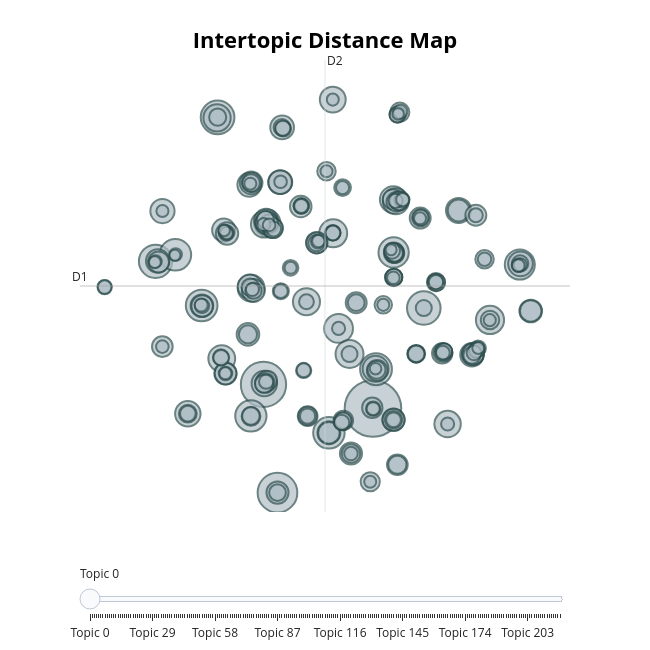

The notebook cell this image was saved under:
### Code cell
topic_model.visualize_topics()

### Figure 1 — Plotly figure (JSON) as saved in the notebook; plotly's stock layout.template omitted (floating-point values rounded to 4 significant figures; data arrays with more than 128 entries replaced by an {"elided": "..."} marker saying what was removed)
{"data": [{"customdata": {"elided": "219x3 mixed values"}, "hovertemplate": "<b>Topic %{customdata[0]}</b><br>%{customdata[1]}<br>Size: %{customdata[2]}", "legendgroup": "", "marker": {"color": "#B0BEC5", "line": {"color": "DarkSlateGrey", "width": 2}, "size": {"elided": "219 int values"}, "sizemode": "area", "sizeref": 0.1638, "symbol": "circle"}, "mode": "markers", "name": "", "orientation": "v", "showlegend": false, "type": "scatter", "x": {"elided": "219 float values"}, "xaxis": "x", "y": {"elided": "219 float values"}, "yaxis": "y"}], "layout": {"annotations": [{"showarrow": false, "text": "D1", "x": -16.37, "y": 6.342, "yshift": 10}, {"showarrow": false, "text": "D2", "x": 4.864, "xshift": 10, "y": 24.84}], "height": 650, "hoverlabel": {"bgcolor": "white", "font": {"family": "Rockwell", "size": 16}}, "legend": {"itemsizing": "constant", "tracegroupgap": 0}, "margin": {"t": 60}, "shapes": [{"line": {"color": "#CFD8DC", "width": 2}, "type": "line", "x0": 4.864, "x1": 4.864, "y0": -12.15, "y1": 24.84}, {"line": {"color": "#9E9E9E", "width": 2}, "type": "line", "x0": -16.37, "x1": 26.1, "y0": 6.342, "y1": 6.342}], "sliders": [{"active": 0, "pad": {"t": 50}, "steps": [{"args": [{"marker.color": {"elided": "1x219 str values"}}], "label": "Topic 0", "method": "update"}, {"args": [{"marker.color": {"elided": "1x219 str values"}}], "label": "Topic 1", "method": "update"}, {"args": [{"marker.color": {"elided": "1x219 str values"}}], "label": "Topic 2", "method": "update"}, {"args": [{"marker.color": {"elided": "1x219 str values"}}], "label": "Topic 3", "method": "update"}, {"args": [{"marker.color": {"elided": "1x219 str values"}}], "label": "Topic 4", "method": "update"}, {"args": [{"marker.color": {"elided": "1x219 str values"}}], "label": "Topic 5", "method": "update"}, {"args": [{"marker.color": {"elided": "1x219 str values"}}], "label": "Topic 6", "method": "update"}, {"args": [{"marker.color": {"elided": "1x219 str values"}}], "label": "Topic 7", "method": "update"}, {"args": [{"marker.color": {"elided": "1x219 str values"}}], "label": "Topic 8", "method": "update"}, {"args": [{"marker.color": {"elided": "1x219 str values"}}], "label": "Topic 9", "method": "update"}, {"args": [{"marker.color": {"elided": "1x219 str values"}}], "label": "Topic 10", "method": "update"}, {"args": [{"marker.color": {"elided": "1x219 str values"}}], "label": "Topic 11", "method": "update"}, {"args": [{"marker.color": {"elided": "1x219 str values"}}], "label": "Topic 12", "method": "update"}, {"args": [{"marker.color": {"elided": "1x219 str values"}}], "label": "Topic 13", "method": "update"}, {"args": [{"marker.color": {"elided": "1x219 str values"}}], "label": "Topic 14", "method": "update"}, {"args": [{"marker.color": {"elided": "1x219 str values"}}], "label": "Topic 15", "method": "update"}, {"args": [{"marker.color": {"elided": "1x219 str values"}}], "label": "Topic 16", "method": "update"}, {"args": [{"marker.color": {"elided": "1x219 str values"}}], "label": "Topic 17", "method": "update"}, {"args": [{"marker.color": {"elided": "1x219 str values"}}], "label": "Topic 18", "method": "update"}, {"args": [{"marker.color": {"elided": "1x219 str values"}}], "label": "Topic 19", "method": "update"}, {"args": [{"marker.color": {"elided": "1x219 str values"}}], "label": "Topic 20", "method": "update"}, {"args": [{"marker.color": {"elided": "1x219 str values"}}], "label": "Topic 21", "method": "update"}, {"args": [{"marker.color": {"elided": "1x219 str values"}}], "label": "Topic 22", "method": "update"}, {"args": [{"marker.color": {"elided": "1x219 str values"}}], "label": "Topic 23", "method": "update"}, {"args": [{"marker.color": {"elided": "1x219 str values"}}], "label": "Topic 24", "method": "update"}, {"args": [{"marker.color": {"elided": "1x219 str values"}}], "label": "Topic 25", "method": "update"}, {"args": [{"marker.color": {"elided": "1x219 str values"}}], "label": "Topic 26", "method": "update"}, {"args": [{"marker.color": {"elided": "1x219 str values"}}], "label": "Topic 27", "method": "update"}, {"args": [{"marker.color": {"elided": "1x219 str values"}}], "label": "Topic 28", "method": "update"}, {"args": [{"marker.color": {"elided": "1x219 str values"}}], "label": "Topic 29", "method": "update"}, {"args": [{"marker.color": {"elided": "1x219 str values"}}], "label": "Topic 30", "method": "update"}, {"args": [{"marker.color": {"elided": "1x219 str values"}}], "label": "Topic 31", "method": "update"}, {"args": [{"marker.color": {"elided": "1x219 str values"}}], "label": "Topic 32", "method": "update"}, {"args": [{"marker.color": {"elided": "1x219 str values"}}], "label": "Topic 33", "method": "update"}, {"args": [{"marker.color": {"elided": "1x219 str values"}}], "label": "Topic 34", "method": "update"}, {"args": [{"marker.color": {"elided": "1x219 str values"}}], "label": "Topic 35", "method": "update"}, {"args": [{"marker.color": {"elided": "1x219 str values"}}], "label": "Topic 36", "method": "update"}, {"args": [{"marker.color": {"elided": "1x219 str values"}}], "label": "Topic 37", "method": "update"}, {"args": [{"marker.color": {"elided": "1x219 str values"}}], "label": "Topic 38", "method": "update"}, {"args": [{"marker.color": {"elided": "1x219 str values"}}], "label": "Topic 39", "method": "update"}, {"args": [{"marker.color": {"elided": "1x219 str values"}}], "label": "Topic 40", "method": "update"}, {"args": [{"marker.color": {"elided": "1x219 str values"}}], "label": "Topic 41", "method": "update"}, {"args": [{"marker.color": {"elided": "1x219 str values"}}], "label": "Topic 42", "method": "update"}, {"args": [{"marker.color": {"elided": "1x219 str values"}}], "label": "Topic 43", "method": "update"}, {"args": [{"marker.color": {"elided": "1x219 str values"}}], "label": "Topic 44", "method": "update"}, {"args": [{"marker.color": {"elided": "1x219 str values"}}], "label": "Topic 45", "method": "update"}, {"args": [{"marker.color": {"elided": "1x219 str values"}}], "label": "Topic 46", "method": "update"}, {"args": [{"marker.color": {"elided": "1x219 str values"}}], "label": "Topic 47", "method": "update"}, {"args": [{"marker.color": {"elided": "1x219 str values"}}], "label": "Topic 48", "method": "update"}, {"args": [{"marker.color": {"elided": "1x219 str values"}}], "label": "Topic 49", "method": "update"}, {"args": [{"marker.color": {"elided": "1x219 str values"}}], "label": "Topic 50", "method": "update"}, {"args": [{"marker.color": {"elided": "1x219 str values"}}], "label": "Topic 51", "method": "update"}, {"args": [{"marker.color": {"elided": "1x219 str values"}}], "label": "Topic 52", "method": "update"}, {"args": [{"marker.color": {"elided": "1x219 str values"}}], "label": "Topic 53", "method": "update"}, {"args": [{"marker.color": {"elided": "1x219 str values"}}], "label": "Topic 54", "method": "update"}, {"args": [{"marker.color": {"elided": "1x219 str values"}}], "label": "Topic 55", "method": "update"}, {"args": [{"marker.color": {"elided": "1x219 str values"}}], "label": "Topic 56", "method": "update"}, {"args": [{"marker.color": {"elided": "1x219 str values"}}], "label": "Topic 57", "method": "update"}, {"args": [{"marker.color": {"elided": "1x219 str values"}}], "label": "Topic 58", "method": "update"}, {"args": [{"marker.color": {"elided": "1x219 str values"}}], "label": "Topic 59", "method": "update"}, {"args": [{"marker.color": {"elided": "1x219 str values"}}], "label": "Topic 60", "method": "update"}, {"args": [{"marker.color": {"elided": "1x219 str values"}}], "label": "Topic 61", "method": "update"}, {"args": [{"marker.color": {"elided": "1x219 str values"}}], "label": "Topic 62", "method": "update"}, {"args": [{"marker.color": {"elided": "1x219 str values"}}], "label": "Topic 63", "method": "update"}, {"args": [{"marker.color": {"elided": "1x219 str values"}}], "label": "Topic 64", "method": "update"}, {"args": [{"marker.color": {"elided": "1x219 str values"}}], "label": "Topic 65", "method": "update"}, {"args": [{"marker.color": {"elided": "1x219 str values"}}], "label": "Topic 66", "method": "update"}, {"args": [{"marker.color": {"elided": "1x219 str values"}}], "label": "Topic 67", "method": "update"}, {"args": [{"marker.color": {"elided": "1x219 str values"}}], "label": "Topic 68", "method": "update"}, {"args": [{"marker.color": {"elided": "1x219 str values"}}], "label": "Topic 69", "method": "update"}, {"args": [{"marker.color": {"elided": "1x219 str values"}}], "label": "Topic 70", "method": "update"}, {"args": [{"marker.color": {"elided": "1x219 str values"}}], "label": "Topic 71", "method": "update"}, {"args": [{"marker.color": {"elided": "1x219 str values"}}], "label": "Topic 72", "method": "update"}, {"args": [{"marker.color": {"elided": "1x219 str values"}}], "label": "Topic 73", "method": "update"}, {"args": [{"marker.color": {"elided": "1x219 str values"}}], "label": "Topic 74", "method": "update"}, {"args": [{"marker.color": {"elided": "1x219 str values"}}], "label": "Topic 75", "method": "update"}, {"args": [{"marker.color": {"elided": "1x219 str values"}}], "label": "Topic 76", "method": "update"}, {"args": [{"marker.color": {"elided": "1x219 str values"}}], "label": "Topic 77", "method": "update"}, {"args": [{"marker.color": {"elided": "1x219 str values"}}], "label": "Topic 78", "method": "update"}, {"args": [{"marker.color": {"elided": "1x219 str values"}}], "label": "Topic 79", "method": "update"}, {"args": [{"marker.color": {"elided": "1x219 str values"}}], "label": "Topic 80", "method": "update"}, {"args": [{"marker.color": {"elided": "1x219 str values"}}], "label": "Topic 81", "method": "update"}, {"args": [{"marker.color": {"elided": "1x219 str values"}}], "label": "Topic 82", "method": "update"}, {"args": [{"marker.color": {"elided": "1x219 str values"}}], "label": "Topic 83", "method": "update"}, {"args": [{"marker.color": {"elided": "1x219 str values"}}], "label": "Topic 84", "method": "update"}, {"args": [{"marker.color": {"elided": "1x219 str values"}}], "label": "Topic 85", "method": "update"}, {"args": [{"marker.color": {"elided": "1x219 str values"}}], "label": "Topic 86", "method": "update"}, {"args": [{"marker.color": {"elided": "1x219 str values"}}], "label": "Topic 87", "method": "update"}, {"args": [{"marker.color": {"elided": "1x219 str values"}}], "label": "Topic 88", "method": "update"}, {"args": [{"marker.color": {"elided": "1x219 str values"}}], "label": "Topic 89", "method": "update"}, {"args": [{"marker.color": {"elided": "1x219 str values"}}], "label": "Topic 90", "method": "update"}, {"args": [{"marker.color": {"elided": "1x219 str values"}}], "label": "Topic 91", "method": "update"}, {"args": [{"marker.color": {"elided": "1x219 str values"}}], "label": "Topic 92", "method": "update"}, {"args": [{"marker.color": {"elided": "1x219 str values"}}], "label": "Topic 93", "method": "update"}, {"args": [{"marker.color": {"elided": "1x219 str values"}}], "label": "Topic 94", "method": "update"}, {"args": [{"marker.color": {"elided": "1x219 str values"}}], "label": "Topic 95", "method": "update"}, {"args": [{"marker.color": {"elided": "1x219 str values"}}], "label": "Topic 96", "method": "update"}, {"args": [{"marker.color": {"elided": "1x219 str values"}}], "label": "Topic 97", "method": "update"}, {"args": [{"marker.color": {"elided": "1x219 str values"}}], "label": "Topic 98", "method": "update"}, {"args": [{"marker.color": {"elided": "1x219 str values"}}], "label": "Topic 99", "method": "update"}, {"args": [{"marker.color": {"elided": "1x219 str values"}}], "label": "Topic 100", "method": "update"}, {"args": [{"marker.color": {"elided": "1x219 str values"}}], "label": "Topic 101", "method": "update"}, {"args": [{"marker.color": {"elided": "1x219 str values"}}], "label": "Topic 102", "method": "update"}, {"args": [{"marker.color": {"elided": "1x219 str values"}}], "label": "Topic 103", "method": "update"}, {"args": [{"marker.color": {"elided": "1x219 str values"}}], "label": "Topic 104", "method": "update"}, {"args": [{"marker.color": {"elided": "1x219 str values"}}], "label": "Topic 105", "method": "update"}, {"args": [{"marker.color": {"elided": "1x219 str values"}}], "label": "Topic 106", "method": "update"}, {"args": [{"marker.color": {"elided": "1x219 str values"}}], "label": "Topic 107", "method": "update"}, {"args": [{"marker.color": {"elided": "1x219 str values"}}], "label": "Topic 108", "method": "update"}, {"args": [{"marker.color": {"elided": "1x219 str values"}}], "label": "Topic 109", "method": "update"}, {"args": [{"marker.color": {"elided": "1x219 str values"}}], "label": "Topic 110", "method": "update"}, {"args": [{"marker.color": {"elided": "1x219 str values"}}], "label": "Topic 111", "method": "update"}, {"args": [{"marker.color": {"elided": "1x219 str values"}}], "label": "Topic 112", "method": "update"}, {"args": [{"marker.color": {"elided": "1x219 str values"}}], "label": "Topic 113", "method": "update"}, {"args": [{"marker.color": {"elided": "1x219 str values"}}], "label": "Topic 114", "method": "update"}, {"args": [{"marker.color": {"elided": "1x219 str values"}}], "label": "Topic 115", "method": "update"}, {"args": [{"marker.color": {"elided": "1x219 str values"}}], "label": "Topic 116", "method": "update"}, {"args": [{"marker.color": {"elided": "1x219 str values"}}], "label": "Topic 117", "method": "update"}, {"args": [{"marker.color": {"elided": "1x219 str values"}}], "label": "Topic 118", "method": "update"}, {"args": [{"marker.color": {"elided": "1x219 str values"}}], "label": "Topic 119", "method": "update"}, {"args": [{"marker.color": {"elided": "1x219 str values"}}], "label": "Topic 120", "method": "update"}, {"args": [{"marker.color": {"elided": "1x219 str values"}}], "label": "Topic 121", "method": "update"}, {"args": [{"marker.color": {"elided": "1x219 str values"}}], "label": "Topic 122", "method": "update"}, {"args": [{"marker.color": {"elided": "1x219 str values"}}], "label": "Topic 123", "method": "update"}, {"args": [{"marker.color": {"elided": "1x219 str values"}}], "label": "Topic 124", "method": "update"}, {"args": [{"marker.color": {"elided": "1x219 str values"}}], "label": "Topic 125", "method": "update"}, {"args": [{"marker.color": {"elided": "1x219 str values"}}], "label": "Topic 126", "method": "update"}, {"args": [{"marker.color": {"elided": "1x219 str values"}}], "label": "Topic 127", "method": "update"}, {"args": [{"marker.color": {"elided": "1x219 str values"}}], "label": "Topic 128", "method": "update"}, {"args": [{"marker.color": {"elided": "1x219 str values"}}], "label": "Topic 129", "method": "update"}, {"args": [{"marker.color": {"elided": "1x219 str values"}}], "label": "Topic 130", "method": "update"}, {"args": [{"marker.color": {"elided": "1x219 str values"}}], "label": "Topic 131", "method": "update"}, {"args": [{"marker.color": {"elided": "1x219 str values"}}], "label": "Topic 132", "method": "update"}, {"args": [{"marker.color": {"elided": "1x219 str values"}}], "label": "Topic 133", "method": "update"}, {"args": [{"marker.color": {"elided": "1x219 str values"}}], "label": "Topic 134", "method": "update"}, {"args": [{"marker.color": {"elided": "1x219 str values"}}], "label": "Topic 135", "method": "update"}, {"args": [{"marker.color": {"elided": "1x219 str values"}}], "label": "Topic 136", "method": "update"}, {"args": [{"marker.color": {"elided": "1x219 str values"}}], "label": "Topic 137", "method": "update"}, {"args": [{"marker.color": {"elided": "1x219 str values"}}], "label": "Topic 138", "method": "update"}, {"args": [{"marker.color": {"elided": "1x219 str values"}}], "label": "Topic 139", "method": "update"}, {"args": [{"marker.color": {"elided": "1x219 str values"}}], "label": "Topic 140", "method": "update"}, {"args": [{"marker.color": {"elided": "1x219 str values"}}], "label": "Topic 141", "method": "update"}, {"args": [{"marker.color": {"elided": "1x219 str values"}}], "label": "Topic 142", "method": "update"}, {"args": [{"marker.color": {"elided": "1x219 str values"}}], "label": "Topic 143", "method": "update"}, {"args": [{"marker.color": {"elided": "1x219 str values"}}], "label": "Topic 144", "method": "update"}, {"args": [{"marker.color": {"elided": "1x219 str values"}}], "label": "Topic 145", "method": "update"}, {"args": [{"marker.color": {"elided": "1x219 str values"}}], "label": "Topic 146", "method": "update"}, {"args": [{"marker.color": {"elided": "1x219 str values"}}], "label": "Topic 147", "method": "update"}, {"args": [{"marker.color": {"elided": "1x219 str values"}}], "label": "Topic 148", "method": "update"}, {"args": [{"marker.color": {"elided": "1x219 str values"}}], "label": "Topic 149", "method": "update"}, {"args": [{"marker.color": {"elided": "1x219 str values"}}], "label": "Topic 150", "method": "update"}, {"args": [{"marker.color": {"elided": "1x219 str values"}}], "label": "Topic 151", "method": "update"}, {"args": [{"marker.color": {"elided": "1x219 str values"}}], "label": "Topic 152", "method": "update"}, {"args": [{"marker.color": {"elided": "1x219 str values"}}], "label": "Topic 153", "method": "update"}, {"args": [{"marker.color": {"elided": "1x219 str values"}}], "label": "Topic 154", "method": "update"}, {"args": [{"marker.color": {"elided": "1x219 str values"}}], "label": "Topic 155", "method": "update"}, {"args": [{"marker.color": {"elided": "1x219 str values"}}], "label": "Topic 156", "method": "update"}, {"args": [{"marker.color": {"elided": "1x219 str values"}}], "label": "Topic 157", "method": "update"}, {"args": [{"marker.color": {"elided": "1x219 str values"}}], "label": "Topic 158", "method": "update"}, {"args": [{"marker.color": {"elided": "1x219 str values"}}], "label": "Topic 159", "method": "update"}, {"args": [{"marker.color": {"elided": "1x219 str values"}}], "label": "Topic 160", "method": "update"}, {"args": [{"marker.color": {"elided": "1x219 str values"}}], "label": "Topic 161", "method": "update"}, {"args": [{"marker.color": {"elided": "1x219 str values"}}], "label": "Topic 162", "method": "update"}, {"args": [{"marker.color": {"elided": "1x219 str values"}}], "label": "Topic 163", "method": "update"}, {"args": [{"marker.color": {"elided": "1x219 str values"}}], "label": "Topic 164", "method": "update"}, {"args": [{"marker.color": {"elided": "1x219 str values"}}], "label": "Topic 165", "method": "update"}, {"args": [{"marker.color": {"elided": "1x219 str values"}}], "label": "Topic 166", "method": "update"}, {"args": [{"marker.color": {"elided": "1x219 str values"}}], "label": "Topic 167", "method": "update"}, {"args": [{"marker.color": {"elided": "1x219 str values"}}], "label": "Topic 168", "method": "update"}, {"args": [{"marker.color": {"elided": "1x219 str values"}}], "label": "Topic 169", "method": "update"}, {"args": [{"marker.color": {"elided": "1x219 str values"}}], "label": "Topic 170", "method": "update"}, {"args": [{"marker.color": {"elided": "1x219 str values"}}], "label": "Topic 171", "method": "update"}, {"args": [{"marker.color": {"elided": "1x219 str values"}}], "label": "Topic 172", "method": "update"}, {"args": [{"marker.color": {"elided": "1x219 str values"}}], "label": "Topic 173", "method": "update"}, {"args": [{"marker.color": {"elided": "1x219 str values"}}], "label": "Topic 174", "method": "update"}, {"args": [{"marker.color": {"elided": "1x219 str values"}}], "label": "Topic 175", "method": "update"}, {"args": [{"marker.color": {"elided": "1x219 str values"}}], "label": "Topic 176", "method": "update"}, {"args": [{"marker.color": {"elided": "1x219 str values"}}], "label": "Topic 177", "method": "update"}, {"args": [{"marker.color": {"elided": "1x219 str values"}}], "label": "Topic 178", "method": "update"}, {"args": [{"marker.color": {"elided": "1x219 str values"}}], "label": "Topic 179", "method": "update"}, {"args": [{"marker.color": {"elided": "1x219 str values"}}], "label": "Topic 180", "method": "update"}, {"args": [{"marker.color": {"elided": "1x219 str values"}}], "label": "Topic 181", "method": "update"}, {"args": [{"marker.color": {"elided": "1x219 str values"}}], "label": "Topic 182", "method": "update"}, {"args": [{"marker.color": {"elided": "1x219 str values"}}], "label": "Topic 183", "method": "update"}, {"args": [{"marker.color": {"elided": "1x219 str values"}}], "label": "Topic 184", "method": "update"}, {"args": [{"marker.color": {"elided": "1x219 str values"}}], "label": "Topic 185", "method": "update"}, {"args": [{"marker.color": {"elided": "1x219 str values"}}], "label": "Topic 186", "method": "update"}, {"args": [{"marker.color": {"elided": "1x219 str values"}}], "label": "Topic 187", "method": "update"}, {"args": [{"marker.color": {"elided": "1x219 str values"}}], "label": "Topic 188", "method": "update"}, {"args": [{"marker.color": {"elided": "1x219 str values"}}], "label": "Topic 189", "method": "update"}, {"args": [{"marker.color": {"elided": "1x219 str values"}}], "label": "Topic 190", "method": "update"}, {"args": [{"marker.color": {"elided": "1x219 str values"}}], "label": "Topic 191", "method": "update"}, {"args": [{"marker.color": {"elided": "1x219 str values"}}], "label": "Topic 192", "method": "update"}, {"args": [{"marker.color": {"elided": "1x219 str values"}}], "label": "Topic 193", "method": "update"}, {"args": [{"marker.color": {"elided": "1x219 str values"}}], "label": "Topic 194", "method": "update"}, {"args": [{"marker.color": {"elided": "1x219 str values"}}], "label": "Topic 195", "method": "update"}, {"args": [{"marker.color": {"elided": "1x219 str values"}}], "label": "Topic 196", "method": "update"}, {"args": [{"marker.color": {"elided": "1x219 str values"}}], "label": "Topic 197", "method": "update"}, {"args": [{"marker.color": {"elided": "1x219 str values"}}], "label": "Topic 198", "method": "update"}, {"args": [{"marker.color": {"elided": "1x219 str values"}}], "label": "Topic 199", "method": "update"}, {"args": [{"marker.color": {"elided": "1x219 str values"}}], "label": "Topic 200", "method": "update"}, {"args": [{"marker.color": {"elided": "1x219 str values"}}], "label": "Topic 201", "method": "update"}, {"args": [{"marker.color": {"elided": "1x219 str values"}}], "label": "Topic 202", "method": "update"}, {"args": [{"marker.color": {"elided": "1x219 str values"}}], "label": "Topic 203", "method": "update"}, {"args": [{"marker.color": {"elided": "1x219 str values"}}], "label": "Topic 204", "method": "update"}, {"args": [{"marker.color": {"elided": "1x219 str values"}}], "label": "Topic 205", "method": "update"}, {"args": [{"marker.color": {"elided": "1x219 str values"}}], "label": "Topic 206", "method": "update"}, {"args": [{"marker.color": {"elided": "1x219 str values"}}], "label": "Topic 207", "method": "update"}, {"args": [{"marker.color": {"elided": "1x219 str values"}}], "label": "Topic 208", "method": "update"}, {"args": [{"marker.color": {"elided": "1x219 str values"}}], "label": "Topic 209", "method": "update"}, {"args": [{"marker.color": {"elided": "1x219 str values"}}], "label": "Topic 210", "method": "update"}, {"args": [{"marker.color": {"elided": "1x219 str values"}}], "label": "Topic 211", "method": "update"}, {"args": [{"marker.color": {"elided": "1x219 str values"}}], "label": "Topic 212", "method": "update"}, {"args": [{"marker.color": {"elided": "1x219 str values"}}], "label": "Topic 213", "method": "update"}, {"args": [{"marker.color": {"elided": "1x219 str values"}}], "label": "Topic 214", "method": "update"}, {"args": [{"marker.color": {"elided": "1x219 str values"}}], "label": "Topic 215", "method": "update"}, {"args": [{"marker.color": {"elided": "1x219 str values"}}], "label": "Topic 216", "method": "update"}, {"args": [{"marker.color": {"elided": "1x219 str values"}}], "label": "Topic 217", "method": "update"}, {"args": [{"marker.color": {"elided": "1x219 str values"}}], "label": "Topic 218", "method": "update"}]}], "title": {"font": {"color": "Black", "size": 22}, "text": "<b>Intertopic Distance Map</b>", "x": 0.5, "xanchor": "center", "y": 0.95, "yanchor": "top"}, "width": 650, "xaxis": {"anchor": "y", "domain": [0, 1], "range": [-16.37, 26.1], "title": {"text": ""}, "visible": false}, "yaxis": {"anchor": "x", "domain": [0, 1], "range": [-12.15, 24.84], "title": {"text": ""}, "visible": false}}}
